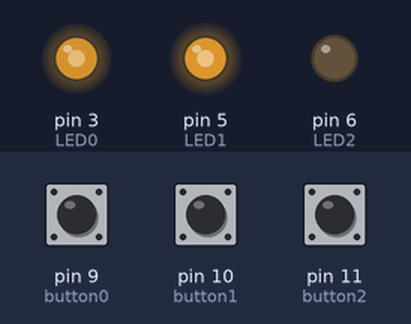
The sketch below on a simulated Arduino Uno, built with avr-gcc and run on an emulated ATmega328P. On the bench: output pins drawn as LEDs (lit = HIGH). Inputs (shaded band) come from the test bench; at power-on: pin 9 (button0) LOW, pin 10 (button1) LOW, pin 11 (button2) LOW. What the sketch prints to the serial monitor is not drawn.

Above: at 1.2 s.
1.3 s: pin 9 (button0) pulled HIGH for 0.15 s
At 1.42 s:
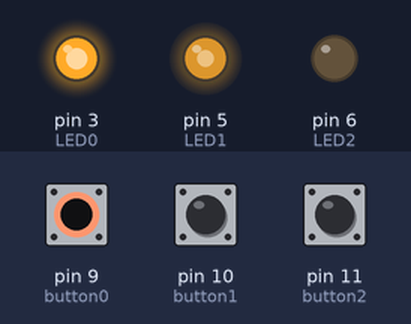
2.9 s: pin 10 (button1) pulled HIGH for 0.15 s
At 3.02 s:
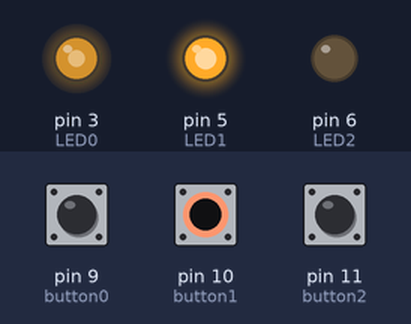
4.5 s: pin 11 (button2) pulled HIGH for 0.15 s
At 4.6 s:
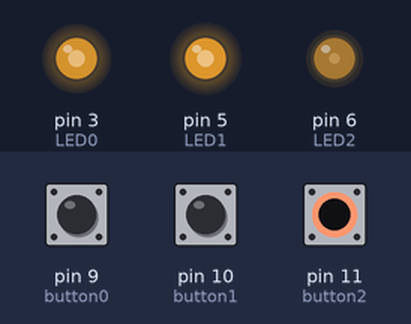
6.2 s: pin 11 (button2) pulled HIGH for 1 s
At 8.0 s:
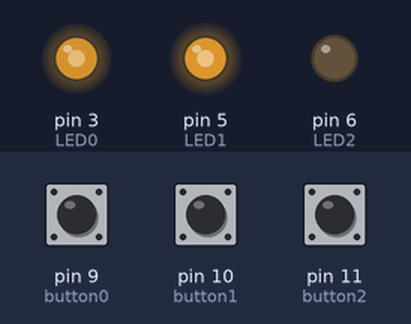
8.7 s: pin 9 (button0) pulled HIGH for 1 s
At 9.5 s:
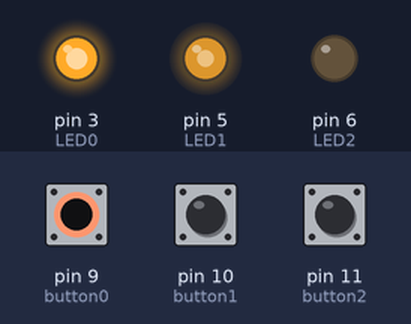
11.2 s: pin 10 (button1) pulled HIGH for 1 s
At 13.0 s:
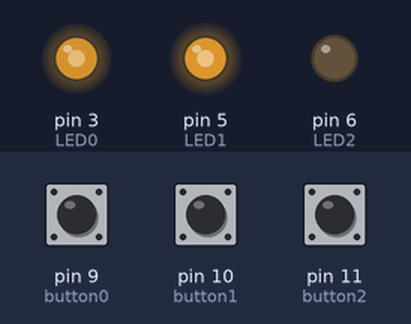
Timing chart, 0 to 14.5 s (numbered marks = the images above; inputs shaded):
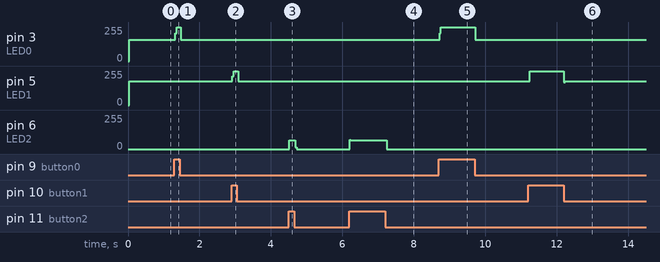

The sketch:

1121933.ino
```cpp
/*return state:
1: red button, start
2: capture
3: clear
*/
  int button0 = 9;//red
  int button1 = 10;//green
  int button2 = 11;//yellow

  int LED0 = 3;//red
  int LED1 = 5;//green
  int LED2 = 6;//yellow

  int buttonState0; //variable
  int buttonState1; //variable
  int buttonState2; //variable

void setup()
{
	Serial.begin(9600);
  Serial.println("Program started");
	pinMode(button0, INPUT);
	pinMode(button1, INPUT);
	pinMode(button2, INPUT);

	pinMode(LED0, OUTPUT);
	pinMode(LED1, OUTPUT);
	pinMode(LED2, OUTPUT);

}
// data stored in file = fopen("/dev/tty.wchusbserial1420", "w");
void loop()
{
buttonState0 = digitalRead(button0);//
buttonState1 = digitalRead(button1);//
buttonState2 = digitalRead(button2);//

digitalWrite(LED0, digitalRead(button0));
digitalWrite(LED1, digitalRead(button1));
digitalWrite(LED2, digitalRead(button2));

if (buttonState0 = HIGH)//button released
{
   digitalWrite(LED0, 1);//turn on redlight
  }
else{
  digitalWrite(LED0, 0);//turn off redlight
  }

if (buttonState1 = HIGH)//button released
{
  digitalWrite(LED1, 1);//turn on green light
  }
else{
  digitalWrite(LED1, 0);//turn off greenlight
  }

if (buttonState2 = LOW)
  {
  digitalWrite(LED2, 1);//turn on yellowlight
  }
  else{
  digitalWrite(LED2, 0);//turn off yellowlight
  }
}

void port(){
  if (buttonState0 = HIGH)//button released
{
  Serial.write("s");//return state;
  }
if (buttonState1 = HIGH)//button released
{
  Serial.write("c");
  }

if (buttonState2 = HIGH)//button released
{
  Serial.write("e");//return state;
  }
}


//Buttons: input
//LEDs: output
//each LED will turn on when one hits the corresponding buttom
```

Measured:
- after the input at 1.3 s, pin 3 (LED0): 159/255 → 255/255 at once, → 159/255 0.16 s later
- after the input at 2.9 s, pin 5 (LED1): 177/255 → 255/255 at once, → 177/255 0.16 s later
- after the input at 4.5 s, pin 6 (LED2): 0/255 → 64/255 at once, → 0/255 0.16 s later
- after the input at 6.2 s, pin 6 (LED2): 0/255 → 64/255 at once, → 0/255 1.0 s later
- after the input at 8.7 s, pin 3 (LED0): 159/255 → 255/255 at once, → 159/255 1.0 s later
- after the input at 11.2 s, pin 5 (LED1): 177/255 → 255/255 at once, → 177/255 0.96 s later
